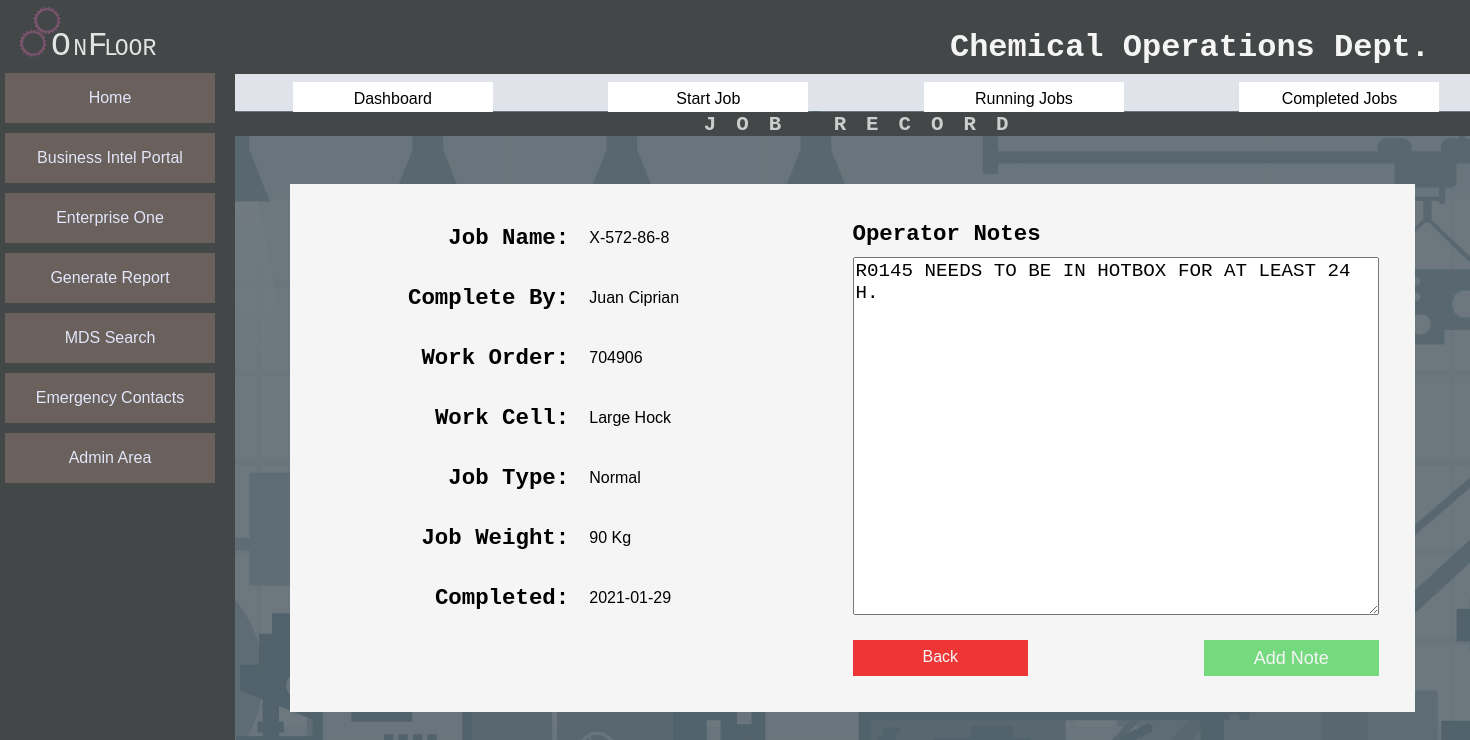
/job_record/1015, run on an earlier commit of the app's database.
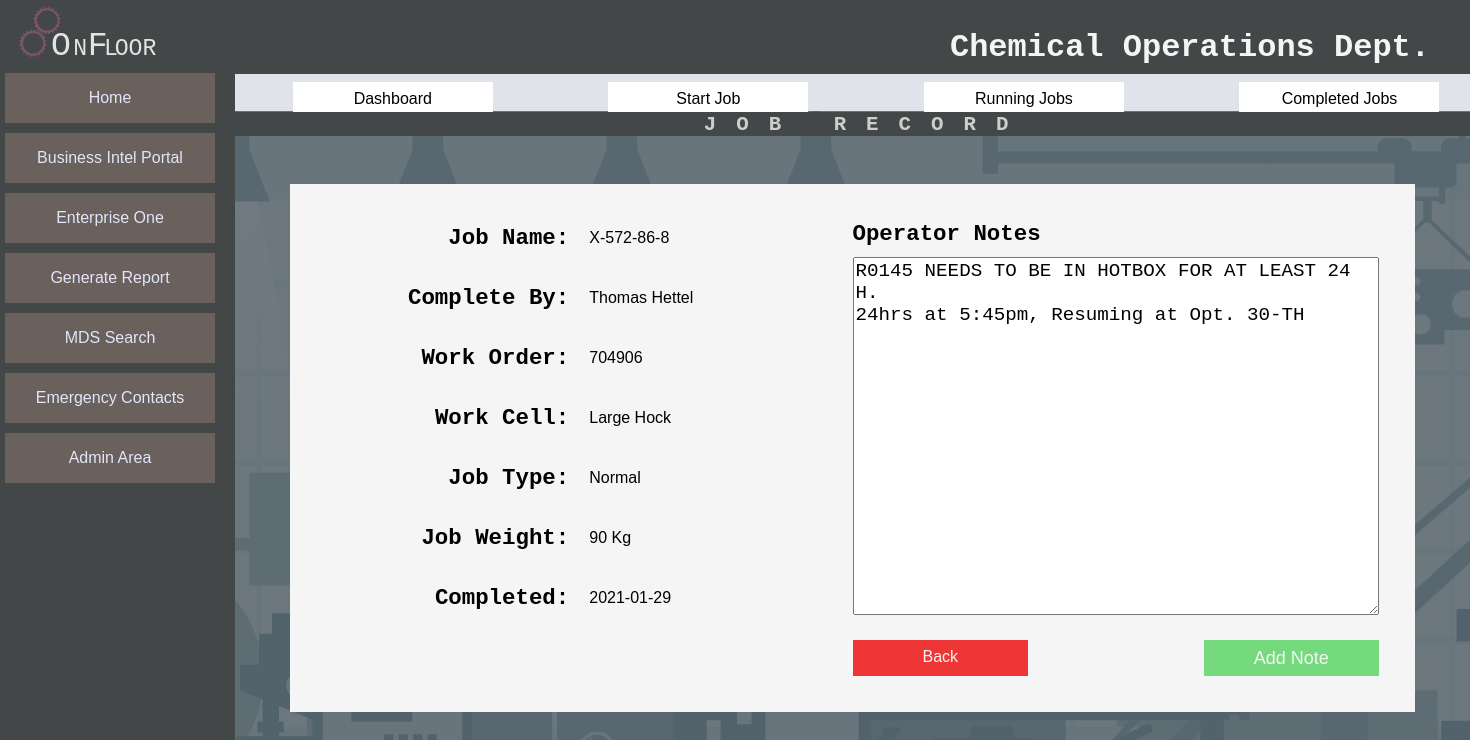
And on a later commit of the database.
### tables this page shows
CREATE TABLE `Job_Record` (
	`Job_ID` INTEGER NOT NULL PRIMARY KEY AUTOINCREMENT,
	`Job` TEXT,
	`Work_Order` TEXT,
	`Job_Weight`  INTEGER NOT NULL,
	`Work_Cell`  INTEGER NOT NULL,
	`Job_Type`  INTEGER NOT NULL,
	`Job_Status` INTEGER NOT NULL,
	`Start_Time` TEXT,
	`Notes` TEXT,
	`In-Process_Testing` INEGER,
	`Pre_Adjustment` INTEGER,
	`End_Time` TEXT,
	`Total_Operations` INTEGER,
	`Start_Date` TEXT,
	`End_Date` TEXT,
	`Last_Operation` INTEGER
);

CREATE TABLE `Work_Cells` (
	`Cell_ID` INTEGER NOT NULL PRIMARY KEY AUTOINCREMENT,
	`Cell` TEXT
);

CREATE TABLE `Job_Categories` (
	`Type_ID` INTEGER NOT NULL PRIMARY KEY AUTOINCREMENT,
	`Type` TEXT);

### app.py (the view)
@app.route("/job_record/<jobID>", methods=["GET", "POST"])
def viewComplete(jobID):
    page = "JOB RECORD"
    oplist = DB.getActiveOperators()
    typeList = DB.getJobType()
    workcellList = DB.getWorkCells()
    result = DB.setUpdateForm(jobID)
    endDate = result[0][15]
    endDate = endDate[0:10]
    job = {
    'job ID': result[0][0],
    'job name': result[0][1],
    'work order': result[0][2],
    'cell': result[0][3],
    'cell ID': result[0][4],
    'status': result[0][5],
    'status ID': result[0][6],
     'type': result[0][7],
    'type ID': result[0][8],
    'weight': result[0][9],
    'activity ID' : result[0][10],
    'operator': result[0][11],
    'operator ID': result[0][12],
    'last op': result[0][13],
    'notes': result[0][14],
    'last activity': endDate
    }
    if request.method == 'POST':
        now = datetime.now()
        time = now.strftime('%I:%M %p')
        date = now.strftime('%Y-%m-%d')
        dbNotes = job['notes']
        pageNotes = request.form['notes']
        if(util.textHasChanged(dbNotes,pageNotes)):
            alias = "SYS"
            notes = pageNotes
            addNote = util.appendTimeStamp(alias,notes)
        else:
            addNote = dbNotes
        details = {
                'jobID': job['job ID'],
                'notes' : addNote
                }
        DB.updateJobNotes(details)
        return redirect(url_for('completedJobs'))
    else:
        return render_template('job_record.html',job=job, oplist=oplist, page=page)
    return render_template('job_record.html',job=job, oplist=oplist, page=page)

### data/DB.py (called while the page is built)
def make_connection():
    connection_String = "C:\\Users\\sbish\\Desktop\\project x\\data\\JT_DATA.db" #home
    return sqlite3.connect(connection_String)

def end_connection(conn):
    conn.close()

def getActiveOperators():
    conn = make_connection()
    c = conn.cursor()
    SQL = Q.SelectActiveOperators()
    c.execute(SQL)
    items = c.fetchall()
    end_connection(conn)
    return items

def getWorkCells():
    conn = make_connection()
    c = conn.cursor()
    SQL = Q.SelectWorkCells()
    c.execute(SQL)
    items = c.fetchall()
    end_connection(conn)
    return items

def getJobType():
    conn = make_connection()
    c = conn.cursor()
    SQL = Q.SelectJobType()
    c.execute(SQL)
    items = c.fetchall()
    end_connection(conn)
    return items

def setUpdateForm(JobID):
    conn = make_connection()
    c = conn.cursor()
    SQL = Q.SelectJobToUpdate(JobID)
    c.execute(SQL)
    items = c.fetchall()
    end_connection(conn)
    return items

### data/SQL.py (called while the page is built)
def SelectJobType():
    SQL = "SELECT jc.Type_ID, jc.Type FROM Job_Categories jc; "
    return SQL

def SelectWorkCells():
    SQL = "SELECT wc.Cell_ID, wc.Cell FROM Work_Cells wc; "
    return SQL

def SelectActiveOperators():
    SQL = "SELECT o.Operator_ID, o.First_Name || ' ' || o.Last_Name AS [Name], ds.Shift, os.Status "
    SQL += "FROM Operators o "
    SQL += "JOIN Dept_Shifts ds ON ds.Shift_ID = o.Shift "
    SQL += "JOIN Operator_Status os ON os.Status_ID = o.Status "
    SQL += "WHERE os.Status NOT IN ('Inactive') "
    SQL += "ORDER BY ds.Shift, [Name]"
    return SQL

### templates/job_record.html
{% extends "layout.html"%}
    {% block body%}
         <form class="content-row-record-view" action="" method="POST">
            <p class="record-label">Job Name:</p>
            <p class="record-label">Complete By:</p>
            <p class="record-label">Work Order:</p>
            <p class="record-label">Work Cell:</p>
            <p class="record-label">Job Type:</p>
            <p class="record-label">Job Weight:</p>
            <p class="record-label">Completed:</p>
            <p class="record-value">{{job['job name']}}</p>
            <p class="record-value">{{job['operator']}}</p>
            <p class="record-value">{{job['work order']}}</p>
            <p class="record-value">{{job['cell']}}</p>
            <p class="record-value">{{job['type']}}</p>
            <p class="record-value">{{job['weight']}} Kg</p>
            <p class="record-value">{{job['last activity']}}</p>
        <div class="note-wrap-record-view">
            <label>Operator Notes</label>
            <textarea class="notes" name ='notes' autocomplete="off">{{job['notes']}}</textarea>
        </div>
        <input id="record-submit"class="submit" type="submit" name="add_note" value="Add Note">
        <div class="record-nav_btn"><a href="/completed_jobs">Back</a></div>
    </form>
      {% endblock %}

### templates/layout.html (shortened to what this page needs)
<!DOCTYPE HTML>
<html lang="en">
<head>
   <link rel= "stylesheet" type= "text/css" href="{{ url_for('static', filename='style.css')}}"/>
</head>
<body>
   <div class="site-container">
     {% include 'header.html' %}
     {% include 'side_bar.html' %}
     {% include 'top_nav.html' %}
     {% include 'page_title.html' %}
      <div class="_content">
      {% block body%}
      {% endblock%}
      </div>
   </div>
</body>
</html>

### templates/header.html
<div class="_header">
  <div class="header-logo">
     <img src="../static/images/OnFloorLogo.svg" alt="logo">
  </div>
  <div class="header-title">
     <h1 class="courier heading">Chemical Operations Dept.</h1>
  </div>
</div>

### templates/side_bar.html
<div class="_side-bar-menu">
    <div class="_nav">
       <div class="nav_btn"><a href="/">Home</a></div>
       <div class="nav_btn"><a href="http://dmxreporting/ChemOps/Dashboard" target="_blank">Business Intel Portal</a></div>
       <div class="nav_btn"><a href="http://e1usa/" target="_blank">Enterprise One</a></div>
       <div class="nav_btn"><a a href="/report">Generate Report</a></div>
       <div class="nav_btn"><a>MDS Search</a></div>
       <div class="nav_btn"><a>Emergency Contacts</a></div>
       <div class="nav_btn"><a>Admin Area</a></div>
   </div>
</div>

### templates/top_nav.html
        <div class="_top-nav">
          <div class="top-nav-link">
            {% if page == 'THE DASHBOARD'  %}
              <a class= "tab-active" id="dash-tab" href="/">Dashboard</a>
            {% else %}
             <a class= "" id="dash-tab" href="/">Dashboard</a>
            {% endif %}
          </div>
          <div class="top-nav-link">
            {% if page == 'START A NEW JOB'  %}
              <a class= "tab-active" id="startJob-tab" href="/new_job">Start Job</a>
            {% else %}
              <a id="startJob-tab" href="/new_job">Start Job</a>
            {% endif %}
          </div>
          <div class="top-nav-link">
            {% if page == 'WORK IN PROCESS'  %}
              <a class= "tab-active" id="runnngJobs-tab" href="/runningjobs">Running Jobs</a>
            {% else %}
              <a id="runnngJobs-tab" href="/runningjobs">Running Jobs</a>
            {% endif %}
          </div>
          <div class="top-nav-link">
            {% if page == 'THESE JOBS ARE DONE'  %}
              <a class= "tab-active" id="completedJobs-tab" href="/completed_jobs">Completed Jobs</a>
            {% else %}
              <a id="completedJobs-tab" href="/completed_jobs">Completed Jobs</a>
            {% endif %}
          </div>
        </div>

### templates/page_title.html
<div class="page-title">
    <h2>{{page}}</h2>
</div>

What changed in the data, as far as the page shows it:
changed Job_Record: notes "R0145 NEEDS TO BE IN HOTBOX FOR AT LEAST 24 H." → "R0145 NEEDS TO BE IN HOTBOX FOR AT LEAST 24 H. 24hrs at 5:45pm, Resuming at Opt. 30-TH"
Also different on the page:
{{ job['operator'] }}: "Juan Ciprian" → "Thomas Hettel"
